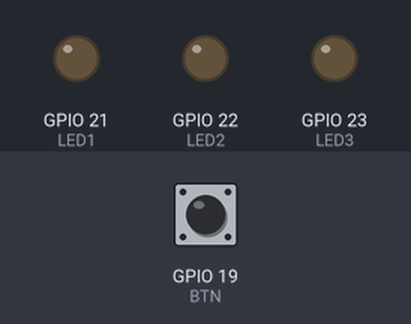
This program was run on a simulated ESP32. On the bench: output pins drawn as LEDs (lit = HIGH). Inputs (shaded band) come from the test bench; at power-on: GPIO 19 (BTN) HIGH.

Above: at 1.2 s.
1.3 s: GPIO 19 (BTN) pulled LOW for 0.15 s
At 1.8 s:
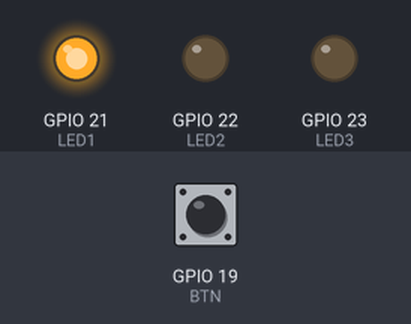
2.9 s: GPIO 19 (BTN) pulled LOW for 1 s
At 4.3 s:
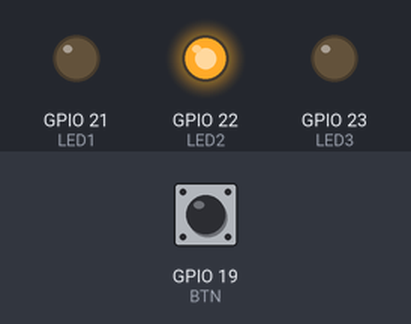
5.4 s: GPIO 19 (BTN) pulled LOW for 0.15 s
At 6.2 s:
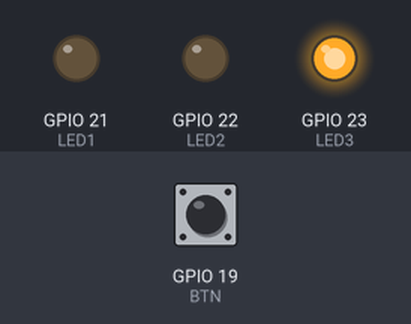
7.0 s: GPIO 19 (BTN) pulled LOW for 3.2 s
At 7.4 s:
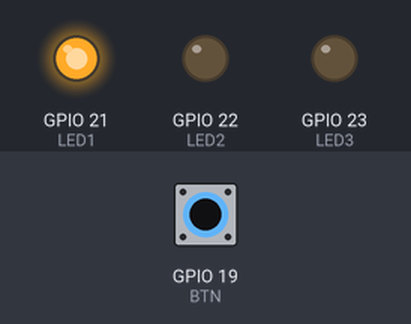
Timing chart, 0 to 10.0 s (numbered marks = the images above; inputs shaded):
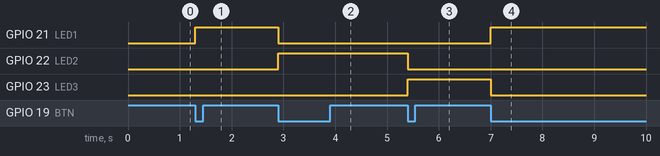

Measured:
- after the input at 1.3 s, GPIO 21 (LED1): LOW → HIGH at once
- after the input at 2.9 s, GPIO 21 (LED1): HIGH → LOW at once; GPIO 22 (LED2): LOW → HIGH at once
- after the input at 5.4 s, GPIO 22 (LED2): HIGH → LOW at once; GPIO 23 (LED3): LOW → HIGH at once
- after the input at 7.0 s, GPIO 21 (LED1): LOW → HIGH at once; GPIO 23 (LED3): HIGH → LOW at once

The program:

main.cpp
```cpp
#include <Arduino.h>

#define LED1 21
#define LED2 22
#define LED3 23
#define BTN  19   // Safe GPIO for button (using internal pull-up)

int currentLed = 0;
bool lastButtonState = HIGH;

void setup() {
  pinMode(LED1, OUTPUT);
  pinMode(LED2, OUTPUT);
  pinMode(LED3, OUTPUT);

  // Button wired to GND when pressed (INPUT_PULLUP keeps it HIGH when released)
  pinMode(BTN, INPUT_PULLUP);

  // All LEDs OFF at startup
  digitalWrite(LED1, LOW);
  digitalWrite(LED2, LOW);
  digitalWrite(LED3, LOW);
}

void loop() {
  bool buttonState = digitalRead(BTN);

  // Detect button PRESS (falling edge: HIGH -> LOW)
  if (lastButtonState == HIGH && buttonState == LOW) {

    // Turn all LEDs OFF
    digitalWrite(LED1, LOW);
    digitalWrite(LED2, LOW);
    digitalWrite(LED3, LOW);

    // Turn ON current LED
    if (currentLed == 0) digitalWrite(LED1, HIGH);
    if (currentLed == 1) digitalWrite(LED2, HIGH);
    if (currentLed == 2) digitalWrite(LED3, HIGH);

    // Move to next LED in the sequence
    currentLed++;
    if (currentLed > 2) currentLed = 0;

    delay(200); // Simple debounce
  }

  lastButtonState = buttonState;
}
```
